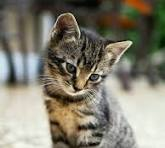
#> input picture image.jpeg, 165 x 148 px
$ jupyter execute 8_p.ipynb
#> lines starting #> are read from the running program, lines starting #| are printed output that depends on the picture; after the words box and inside, x2 and y2 are one past the last pixel; in counts of white or black regions, pixels touching at a corner belong together
# 8. Write a python program to apply gray-level slicing (with and without background).

[cell 1]
import numpy as np
import cv2
import matplotlib.pyplot as plt

[cell 2]
img = cv2.imread("image.jpeg")
#> img is the input picture: shape (148, 165, 3); mean B, G, R 112.3, 126.7, 130.2
img = cv2.cvtColor(img, cv2.COLOR_BGR2RGB)
img = cv2.cvtColor(img, cv2.COLOR_RGB2GRAY)
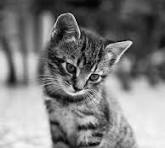
#> img: shape (148, 165); min 1, max 252, mean 126.1

[cell 3]
low_thres = 100
high_thres = 180

[cell 4]
with_bg_img = np.where((img >= low_thres) & (img <= high_thres), 255, img)
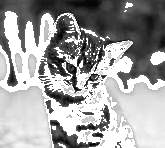
#> with_bg_img: shape (148, 165); min 1, max 255, mean 160.6
without_bg_img = np.where((img >= low_thres) & (img <= high_thres), 255, 0)
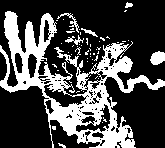
#> without_bg_img: shape (148, 165) int64; 29.2% white; 56 white regions (50 under 20 px), largest, box (x1, y1, x2, y2) and area: (0, 11, 165, 148) 6527, (150, 51, 165, 65) 157, (57, 13, 79, 33) 88, (65, 35, 84, 45) 69, (81, 28, 98, 37) 47, (125, 2, 133, 8) 31

[cell 5]
plt.figure(figsize=(10, 10))
plt.subplot(1, 3, 1)
plt.imshow(img, cmap="gray")
plt.title("Original image")

plt.subplot(1, 3, 2)
plt.imshow(with_bg_img, cmap="gray")
plt.title("With background")

plt.subplot(1, 3, 3)
plt.imshow(without_bg_img, cmap="gray")
plt.title("With out bg")
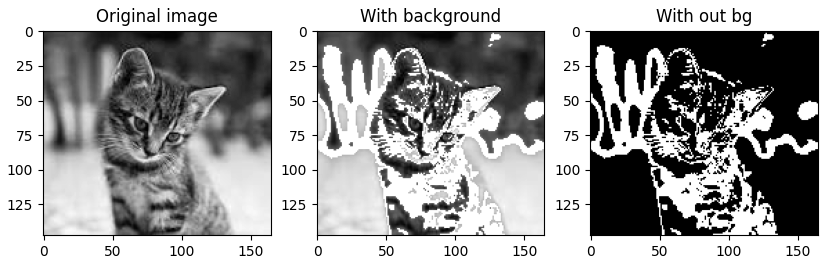
#> figure drawn by matplotlib, 3 panels
